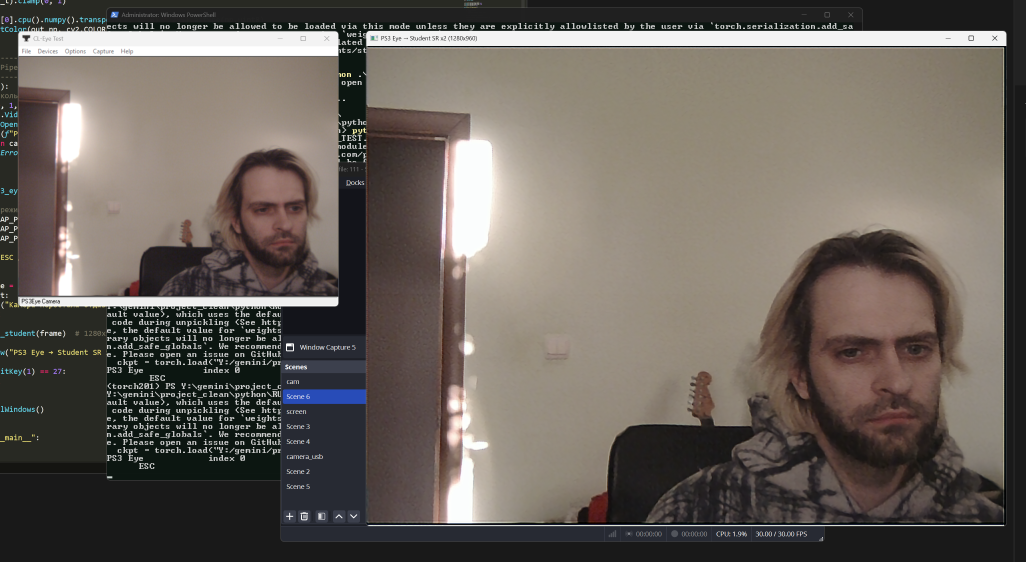
#> input picture realtime_run_examples/realtime_run_example_01.png, 3078 x 1686 px (shown at 1/3 size)
$ python run_pipeline_onnx_progress.py --input-dir ../../realtime_run_examples --output-dir out
#> lines starting #> are read from the running program, lines starting #| are printed output that depends on the picture
#!/usr/bin/env python3
# -*- coding: utf-8 -*-
"""
ONNX-only restoration/SR pipeline with progress bars.
Stages supported (any subset): Denoise (SIDD), Deblur (REDS), SR (NAFSSR).
Order: Denoise -> Deblur -> SR.
Features:
  - ONNX Runtime CUDA
  - FP16 input option
  - Tiled inference (--tile/--overlap) to fit memory
  - One-time final resize (--final-size WxH)
  - Simple unsharp mask via OpenCV
  - Robust input expansion: dirs, globs, or explicit file lists
  - Progress bars per image and per stage (tqdm)
"""
import argparse, os
from pathlib import Path
import numpy as np, cv2
from tqdm import tqdm
import onnxruntime as ort
import glob

IMG_EXTS = {".png", ".jpg", ".jpeg", ".bmp", ".webp"}

def list_images(inputs, input_dir=None):
#> called with input_dir = '../../realtime_run_examples'
    files = []
    if input_dir:
        p = Path(input_dir)
        if p.is_dir():
            for ext in IMG_EXTS:
                files.extend(p.glob(f"*{ext}"))
#> pass 2 of the loop in list_images, `for ext in IMG_EXTS:`:
        else:
            raise FileNotFoundError(f"Input dir not found: {input_dir}")
    if inputs:
        for item in inputs:
            # glob patterns or explicit
            if any(ch in item for ch in "*?[]"):
                files.extend(map(Path, glob.glob(item)))
            else:
                fp = Path(item)
                if fp.is_dir():
                    for ext in IMG_EXTS:
                        files.extend(fp.glob(f"*{ext}"))
                else:
                    files.append(fp)
    # de-dup + sort
    uniq = []
    seen = set()
    for f in files:
        if f.suffix.lower() in IMG_EXTS and f.exists():
            f = f.resolve()
            if f not in seen:
                seen.add(f); uniq.append(f)
    return [str(f) for f in sorted(uniq)]

def imread_rgb(path: str) -> np.ndarray:
    data = np.fromfile(path, dtype=np.uint8)
    img = cv2.imdecode(data, cv2.IMREAD_COLOR)
#> img is the input picture: shape (1686, 3078, 3); mean B, G, R 91.7, 98.3, 105.5
    if img is None: raise RuntimeError(f"Failed to read: {path}")
    return cv2.cvtColor(img, cv2.COLOR_BGR2RGB)

def imsave(path: str, rgb: np.ndarray, fmt: str = "png", jpg_quality: int = 90, png_level: int = 1):
    os.makedirs(os.path.dirname(path), exist_ok=True)
    bgr = cv2.cvtColor(rgb, cv2.COLOR_RGB2BGR)
    fmt = fmt.lower()
    if fmt in ("jpg","jpeg"):
        cv2.imencode(".jpg", bgr, [int(cv2.IMWRITE_JPEG_QUALITY), int(jpg_quality)])[1].tofile(path)
    elif fmt == "webp":
        cv2.imencode(".webp", bgr, [int(cv2.IMWRITE_WEBP_QUALITY), int(jpg_quality)])[1].tofile(path)
    else:
        cv2.imencode(".png", bgr, [int(cv2.IMWRITE_PNG_COMPRESSION), int(png_level)])[1].tofile(path)

# [51 lines left out: functions make_session, hann2d, forward_onnx_tiled, not called in this run]

def process_one(img_path, out_dir, denoise_sess, deblur_sess, sr_sess,
                fp16, tile, overlap, final_size, sharpen_amount, sharpen_sigma,
                fmt, jpg_quality, png_level):
    name = Path(img_path).stem
    out_path = str(Path(out_dir) / f"{name}.{fmt}")
    rgb = imread_rgb(img_path)
    x = rgb.astype(np.float32) / 255.0
    x = np.transpose(x, (2,0,1))[None, ...]
    dtype = np.float16 if fp16 else np.float32
    x = x.astype(dtype, copy=False)
    # Stage bars
    def mkbar(desc):
        return tqdm(total=1 if tile<=0 else None, desc=desc, leave=False, unit="tile")
    # Denoise
    if denoise_sess is not None:
        bar = mkbar("Denoise tiles")
        def cb(a,b):
            if bar.total is None: bar.total = b
            bar.n = a; bar.refresh()
        x = forward_onnx_tiled(denoise_sess, x, tile, overlap, cb).astype(dtype, copy=False)
        bar.close()
    # Deblur
    if deblur_sess is not None:
        bar = mkbar("Deblur tiles")
        def cb(a,b):
            if bar.total is None: bar.total = b
            bar.n = a; bar.refresh()
        x = forward_onnx_tiled(deblur_sess, x, tile, overlap, cb).astype(dtype, copy=False)
        bar.close()
    # SR
    if sr_sess is not None:
        bar = mkbar("SR tiles")
        def cb(a,b):
            if bar.total is None: bar.total = b
            bar.n = a; bar.refresh()
        x = forward_onnx_tiled(sr_sess, x, tile, overlap, cb).astype(dtype, copy=False)
        bar.close()
    # to image
    out = np.transpose(x[0], (1,2,0))
    out = np.clip(out, 0.0, 1.0)
    # final resize
    if final_size:
        W,H = final_size
        out = cv2.resize(out, (W,H), interpolation=cv2.INTER_CUBIC)
    # unsharp (simple)
    if sharpen_amount > 0:
        blurred = cv2.GaussianBlur(out, (0,0), sharpen_sigma)
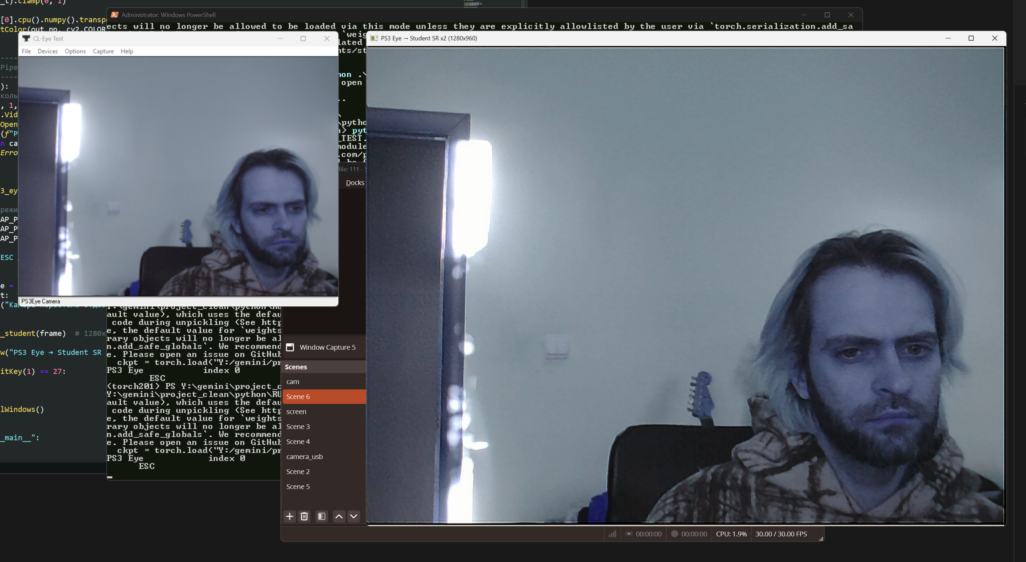
#> blurred: shape (1686, 3078, 3) float32 (shown at 1/3 size); mean of channels 0, 1, 2 0.411, 0.386, 0.366; drawn as B, G, R
        out = cv2.addWeighted(out, 1+sharpen_amount, blurred, -sharpen_amount, 0)
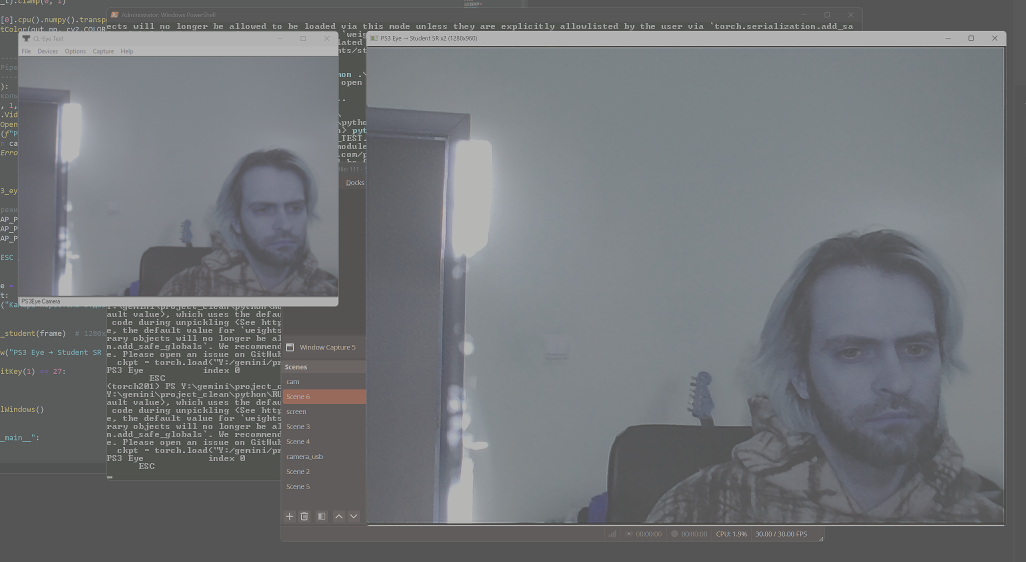
#> out: shape (1686, 3078, 3) float32 (shown at 1/3 size); mean of channels 0, 1, 2 0.411, 0.386, 0.365; drawn with min black and max white
    out_u8 = (np.clip(out,0,1)*255.0).round().astype(np.uint8)
    imsave(out_path, out_u8, fmt=fmt, jpg_quality=jpg_quality, png_level=png_level)
    return out_path

# [5 lines left out: function parse_size, not called in this run]

def main():
    ap = argparse.ArgumentParser(description="ONNX-only restoration/SR pipeline with per-stage progress bars")
    ap.add_argument("--input-images", nargs="*", help="Files or globs")
    ap.add_argument("--input-dir", type=str, default=None, help="Directory with images")
    ap.add_argument("--output-dir", required=True, help="Where to save results")
    ap.add_argument("--denoise-onnx", type=str, default=None)
    ap.add_argument("--deblur-onnx", type=str, default=None)
    ap.add_argument("--sr-onnx", type=str, default=None)
    ap.add_argument("--fp16", action="store_true")
    ap.add_argument("--tile", type=int, default=0)
    ap.add_argument("--overlap", type=int, default=16)
    ap.add_argument("--final-size", type=str, default=None)
    ap.add_argument("--sharpen-amount", type=float, default=1.0)
    ap.add_argument("--sharpen-sigma", type=float, default=1.0)
    ap.add_argument("--format", type=str, default="png", choices=["png","jpg","jpeg","webp"])
    ap.add_argument("--jpg-quality", type=int, default=90)
    ap.add_argument("--png-level", type=int, default=1)
    args = ap.parse_args()

    inputs = list_images(args.input_images, args.input_dir)
    if not inputs:
        raise SystemExit("No input images found. Use --input-dir or --input-images with files/globs.")
    os.makedirs(args.output_dir, exist_ok=True)

    denoise_sess = make_session(args.denoise_onnx) if args.denoise_onnx else None
    deblur_sess  = make_session(args.deblur_onnx)  if args.deblur_onnx  else None
    sr_sess      = make_session(args.sr_onnx)      if args.sr_onnx      else None
    final_size = parse_size(args.final_size) if args.final_size else None

    with tqdm(total=len(inputs), desc="Images", unit="img") as bar:
        for img in inputs:
            try:
                process_one(img, args.output_dir, denoise_sess, deblur_sess, sr_sess,
                            args.fp16, args.tile, args.overlap, final_size,
                            args.sharpen_amount, args.sharpen_sigma,
                            args.format, args.jpg_quality, args.png_level)
            except Exception as e:
                tqdm.write(f"Failed: {img} :: {e}")
            bar.update(1)
#> pass 2 of the loop in main, `for img in inputs:`:
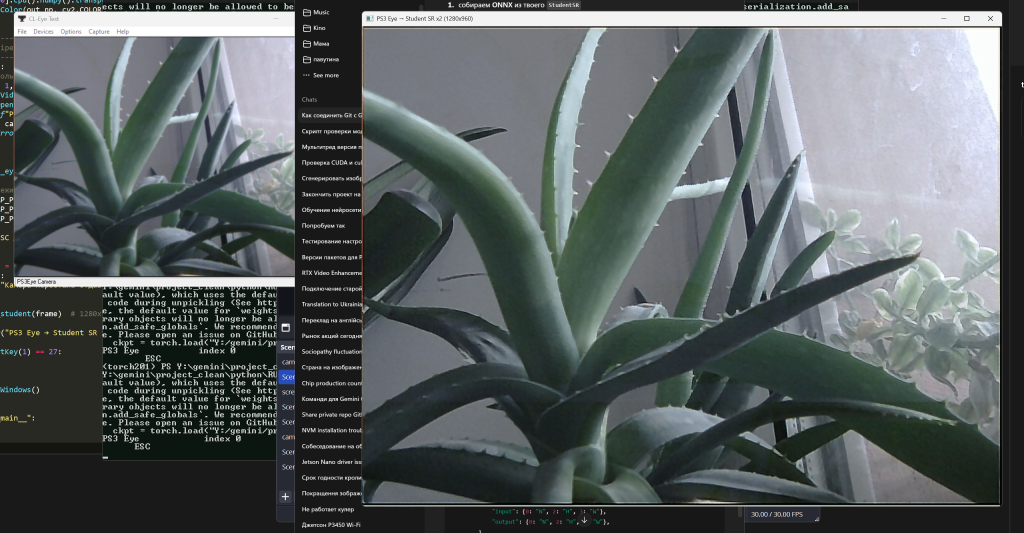
#> input picture realtime_run_examples/realtime_run_example_02.png, 3072 x 1597 px (shown at 1/3 size)
#> in imread_rgb, img is the input picture: shape (1597, 3072, 3); mean B, G, R 96.7, 95.8, 89
#> x: shape (1597, 3072, 3) float32
#> in process_one (call 2), `blurred = cv2.GaussianBlur(out, (0,0), sharpen_sigma)`:
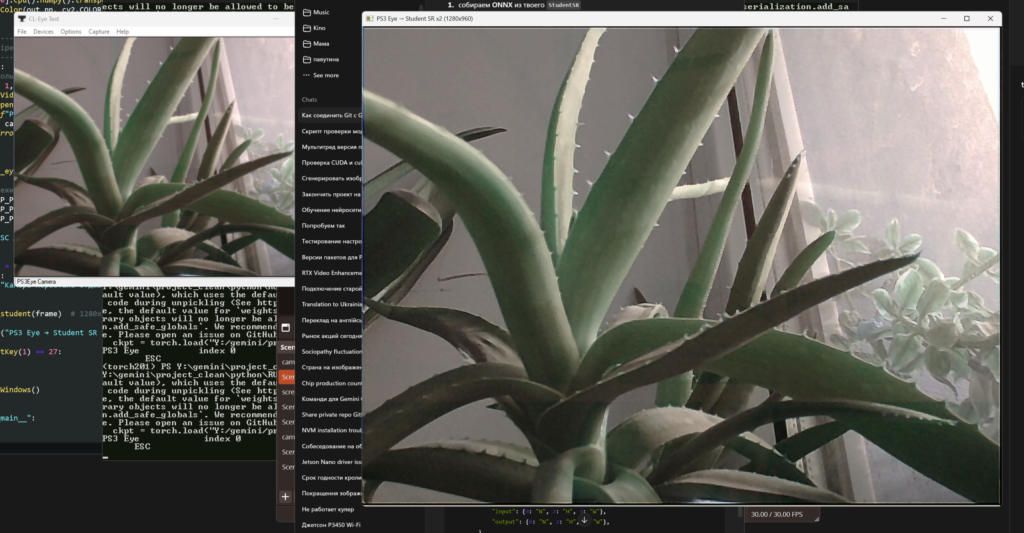
#> blurred: shape (1597, 3072, 3) float32 (shown at 1/3 size); mean of channels 0, 1, 2 0.349, 0.379, 0.385; drawn as B, G, R
#> in process_one (call 2), `out = cv2.addWeighted(out, 1+sharpen_amount, blurred, -sharpen_amount,..`:
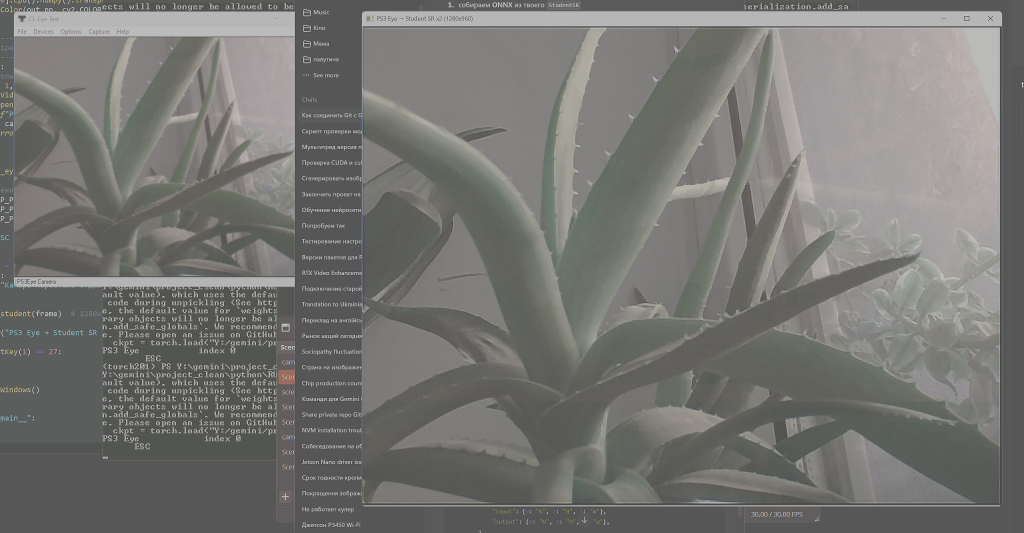
#> out: shape (1597, 3072, 3) float32 (shown at 1/3 size); mean of channels 0, 1, 2 0.349, 0.379, 0.385; drawn with min black and max white
#> out_u8: shape (1597, 3072, 3)
#> bgr: shape (1597, 3072, 3)

if __name__ == "__main__":
    main()
